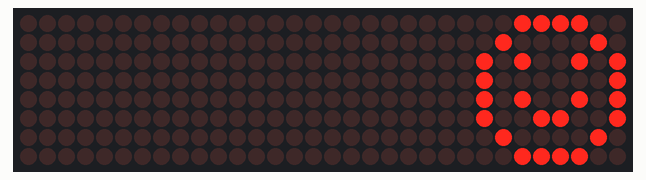
This sketch was run on a simulated Arduino Uno, built with avr-gcc and run on an emulated ATmega328P. Shown: 32×8 LED matrix.

Above: at 4.1 s.

Measured:
- what the display in image 0 shows lasts 1.0 s, from 4.0 s to 5.0 s

The sketch:

MAX7219_32x8_Test.ino
```cpp
/*
Modified by Ewen Paterson
https://anu.biz/
13/10/2018

---------------------------------------------------------------------------
Ardunio will display faces on a 32x8 MAX7219 Matrix Module 4-in-1 Display.
---------------------------------------------------------------------------
*/

#include "LedControl.h"
#include "binary.h"

byte max_units = 4; //4 as we are only using 4 MAX7219
LedControl lc = LedControl(12,11,10,max_units);
//DOUT connects to pin 12
//CLK connects to pin 11
//CS connects to pin 10
//GND connects to pin GND
//VCC connects to pin 5V Power

// Delay time between faces:
//-------------------------------
unsigned long delaytime=1000;

// Happy face:
byte ff[8]= {B00111100,B01000010,B10100101,B10000001,B10100101,B10011001,B01000010,B00111100};

//Neutral face
byte f1[8]= {B00111100,B01000010,B10100101,B10000001,B10111101,B10000001,B01000010,B00111100};

//Sad face
byte f2[8]= {B00111100,B01000010,B10100101,B10000001,B10011001,B10100101,B01000010,B00111100};

//Misc face
byte f3[8]= {B00111100,B01000010,B10100101,B10000001,B10011001,B10100101,B01011010,B00111100};

void setup() {
//  // turn off power saving, enables display
//  lc.shutdown(0,false);
//
//  // Set the intensity of the LEDs (Max 15)
//  // setIntensity(int addr, int intensity):
//  lc.setIntensity(0,8);
//
//  // Clear all LEDs:
//  lc.clearDisplay(0);
}

void displayFaces(){
  //setRow(addr,row,value)
  //setRow(addr,col,value)
  //setLed(addr, row, col, state)

  // Happy face:
  lc.setRow(0,0,ff[0]);
  lc.setRow(0,1,ff[1]);
  lc.setRow(0,2,ff[2]);
  lc.setRow(0,3,ff[3]);
  lc.setRow(0,4,ff[4]);
  lc.setRow(0,5,ff[5]);
  lc.setRow(0,6,ff[6]);
  lc.setRow(0,7,ff[7]);
  delay(delaytime);

  // Netural face:
  lc.setRow(1,0,f1[0]);
  lc.setRow(1,1,f1[1]);
  lc.setRow(1,2,f1[2]);
  lc.setRow(1,3,f1[3]);
  lc.setRow(1,4,f1[4]);
  lc.setRow(1,5,f1[5]);
  lc.setRow(1,6,f1[6]);
  lc.setRow(1,7,f1[7]);
  delay(delaytime);

  // Sad face:
  lc.setRow(2,0,f2[0]);
  lc.setRow(2,1,f2[1]);
  lc.setRow(2,2,f2[2]);
  lc.setRow(2,3,f2[3]);
  lc.setRow(2,4,f2[4]);
  lc.setRow(2,5,f2[5]);
  lc.setRow(2,6,f2[6]);
  lc.setRow(2,7,f2[7]);
  delay(delaytime);

  // Misc face:
  lc.setRow(3,0,f3[0]);
  lc.setRow(3,1,f3[1]);
  lc.setRow(3,2,f3[2]);
  lc.setRow(3,3,f3[3]);
  lc.setRow(3,4,f3[4]);
  lc.setRow(3,5,f3[5]);
  lc.setRow(3,6,f3[6]);
  lc.setRow(3,7,f3[7]);
  delay(delaytime);
}

void set_unit(byte number_of_unit){
  // turn off power saving, enables display
  // shutdown(addr, state)
  lc.shutdown(number_of_unit-1,false);
  // Set the intensity of the LEDs (Max 15)
  // setIntensity(int addr, int intensity):
  lc.setIntensity(number_of_unit-1,2);
  // Clear all LEDs:
  lc.clearDisplay(number_of_unit-1);
}

void loop(){
  displayFaces();
  for(byte i=1;i<6;i++)
{
  set_unit(i);
  }
}
```
